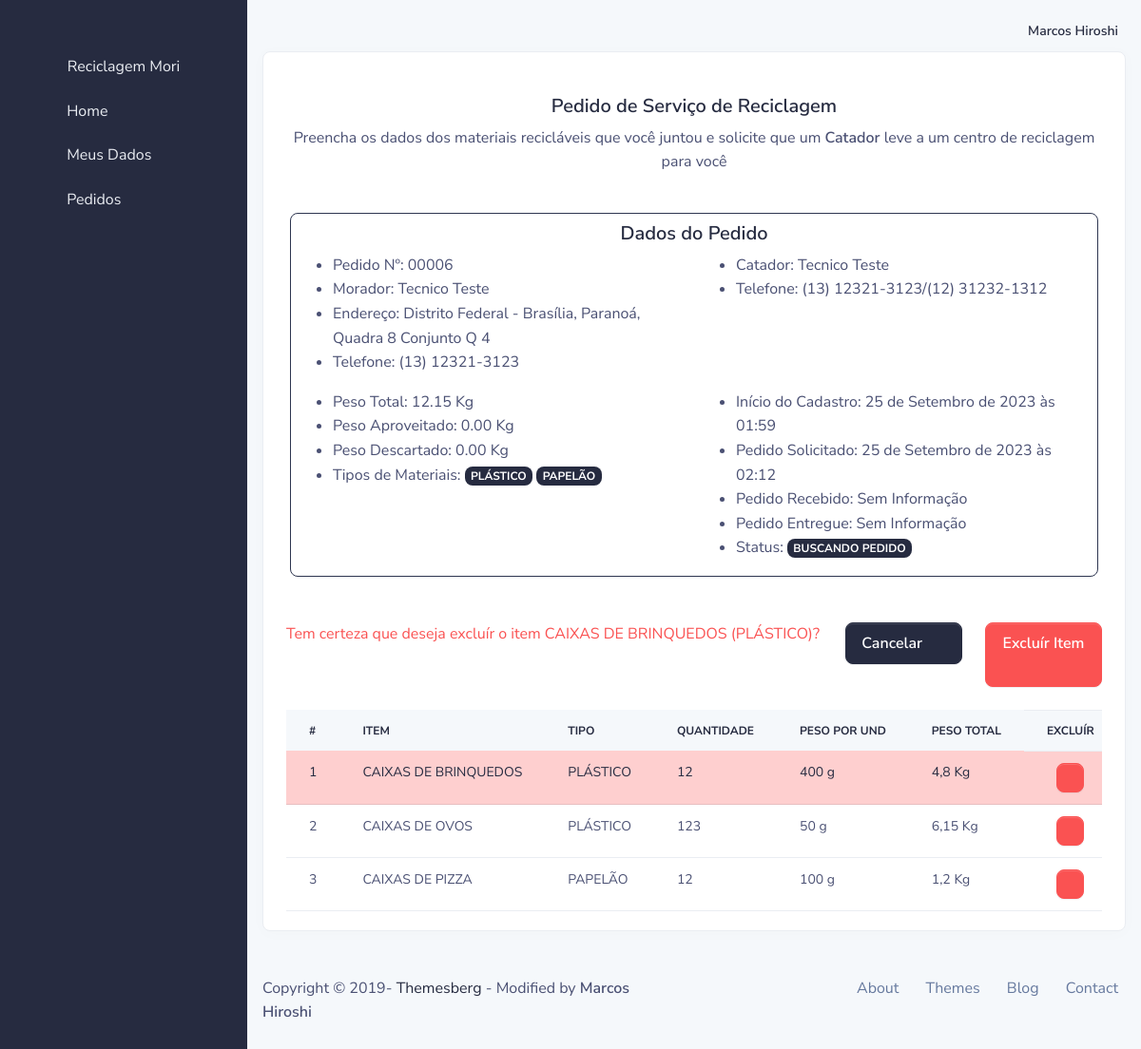
Screenshot of /morador/servico/17/item/del/ (signed in) with the database file from the repository.
### usuario/models.py (models this page shows, shortened)
class User(AbstractBaseUser, PermissionsMixin):
    email = models.EmailField(verbose_name='Email de usuário', unique=True)
    first_name = models.CharField(max_length=300, blank=True, verbose_name='Nome')
    last_name = models.CharField(max_length=300, blank=True, verbose_name='Sobrenome')
    date_joined = models.DateTimeField(_('date joined'), auto_now_add=True)
    is_active = models.BooleanField(_('active'), default=False)
    is_staff = models.BooleanField(_('staff'), default=False)
    profile_active = models.ForeignKey(Group, models.DO_NOTHING, related_name='profile_active', blank=True, null=True)
    objects = UserManager()
    USERNAME_FIELD = 'email'
    REQUIRED_FIELDS = ['first_name', 'last_name']
    class Meta:
        verbose_name = _('user')
        verbose_name_plural = _('users')
    def get_full_name(self):
        return ('%s %s' % (self.first_name, self.last_name)).strip()
    def __str__(self):
        return self.get_full_name().title()

### core/models/servico.py (models this page shows, shortened)
class OrdemServico(models.Model):
    status = models.ForeignKey(StatusServico, models.DO_NOTHING, related_name='ordem_servico_status')
    morador = models.ForeignKey(Morador, models.DO_NOTHING, related_name='ordem_servico_morador')
    catador = models.ForeignKey(Catador, models.DO_NOTHING, related_name='ordem_servico_catador', blank=True, null=True)
    data_criada = models.DateTimeField(auto_now_add=True)
    data_solicitada = models.DateTimeField(blank=True, null=True)
    data_buscada = models.DateTimeField(blank=True, null=True)
    data_entregue = models.DateTimeField(blank=True, null=True)
    def peso_total_servico(self):
        total = 0
        if hasattr(self, 'itens_ordem_servico'):
            for item in self.itens_ordem_servico.all():
                total += item.peso_total()
        return '%.2f' % total
    def peso_real(self):
        total = 0
        if hasattr(self, 'itens_ordem_servico'):
            for item in self.itens_ordem_servico.all():
                total += item.peso_total() if item.status.nome in ['ACEITO', 'ENTREGUE'] else 0
        return '%.2f' % total
    def peso_descartado(self):
        total = 0
        if hasattr(self, 'itens_ordem_servico'):
            for item in self.itens_ordem_servico.all():
                total += item.peso_total() if item.status.nome == 'NÃO ACEITO' else 0
        return '%.2f' % total
    def materiais_servico(self):
        lista = []
        if hasattr(self, 'itens_ordem_servico'):
            for item in self.itens_ordem_servico.all():
                if item.item.tipo.nome not in lista:
                    lista.append(item.item.tipo.nome)
        return lista
    def numero(self):
        return '{:0>5}'.format(self.id)

class ItemServico(models.Model):
    ordem = models.ForeignKey(OrdemServico, models.DO_NOTHING, related_name='itens_ordem_servico')
    status = models.ForeignKey(StatusItem, models.DO_NOTHING, related_name='itens_status', default=1)
    ponto_coleta = models.ForeignKey(PontoColeta, models.DO_NOTHING, related_name='itens_ponto_coleta', blank=True, null=True)
    item = models.ForeignKey(Item, models.DO_NOTHING, related_name='ordem_servico_item', verbose_name='Item para ser reciclado')
    qtd = models.PositiveIntegerField(verbose_name='Quantidade do mesmo item')
    class Meta:
        ordering = ['id']
    def peso_total(self):
        return (self.item.peso * self.qtd)/1000

class StatusItem(models.Model):
    nome = models.CharField(max_length=100)

class StatusServico(models.Model):
    nome = models.CharField(max_length=100)
    def __str__(self):
        return self.nome

### morador/models.py (models this page shows, shortened)
class Morador(models.Model):
    date_create = models.DateTimeField(auto_now_add=True)
    data_updated = models.DateTimeField(auto_now=True)
    user = models.OneToOneField(User, models.DO_NOTHING, related_name='morador_usuario')
    cpf = models.CharField(max_length=14, verbose_name='CPF')
    data_nascimento = models.DateField(verbose_name='Data de nascimento')
    genero = models.ForeignKey(Genero, models.DO_NOTHING, verbose_name='Gênero')
    telefone_1 = models.CharField(max_length=18, verbose_name='Telefone 1', help_text='(WHATSAPP)')
    telefone_2 = models.CharField(max_length=18, verbose_name='Telefone 2', null=True, blank=True)
    cep = models.CharField(max_length=9, verbose_name='CEP')
    logradouro = models.CharField(max_length=255, verbose_name='Endereço')
    complemento = models.CharField(max_length=255, verbose_name='Complemento', null=True, blank=True)
    municipio = models.ForeignKey(Municipio, models.DO_NOTHING, verbose_name='Município')
    longitude = models.DecimalField(max_length=255, max_digits=20, decimal_places=18, verbose_name='longitude', help_text='Coordenada geográfica da sua residência')
    latitude = models.DecimalField(max_length=255, max_digits=20, decimal_places=18, verbose_name='latitude', help_text='Coordenada geográfica da sua residência')
    def __str__(self):
        return self.user.get_full_name().title()
    def endereco(self):
        endereco = '%s - %s, %s %s' % (
            self.municipio.estado.nome,
            self.municipio.nome,
            self.logradouro,
            self.complemento if self.complemento else ''
        )
        return endereco.title()

### core/models/localidade.py (models this page shows, shortened)
class Municipio(models.Model):
    nome = models.CharField(verbose_name="NOME", max_length=255)
    estado = models.ForeignKey(Estado, models.DO_NOTHING, verbose_name="ESTADO")

class Estado(models.Model):
    nome = models.CharField(max_length=255, verbose_name="NOME")
    uf = models.CharField(max_length=2, verbose_name="UF")
    regiao = models.ForeignKey(Regiao, models.DO_NOTHING, verbose_name="REGIÃO")

### catador/models.py (models this page shows, shortened)
class Catador(models.Model):
    date_create = models.DateTimeField(auto_now_add=True)
    data_updated = models.DateTimeField(auto_now=True)
    user = models.OneToOneField(User, models.DO_NOTHING, related_name='catador_usuario')
    cpf = models.CharField(max_length=14, verbose_name='CPF')
    data_nascimento = models.DateField(verbose_name='Data de nascimento')
    genero = models.ForeignKey(Genero, models.DO_NOTHING, verbose_name='Gênero')
    telefone_1 = models.CharField(max_length=18, verbose_name='Telefone 1', help_text='(WHATSAPP)')
    telefone_2 = models.CharField(max_length=18, verbose_name='Telefone 2', null=True, blank=True)
    cep = models.CharField(max_length=9, verbose_name='CEP')
    logradouro = models.CharField(max_length=255, verbose_name='Endereço')
    complemento = models.CharField(max_length=255, verbose_name='Complemento', null=True, blank=True)
    municipio = models.ForeignKey(Municipio, models.DO_NOTHING, verbose_name='Município')
    longitude = models.DecimalField(max_length=255, max_digits=20, decimal_places=18, verbose_name='longitude', help_text='Coordenada geográfica da sua residência')
    latitude = models.DecimalField(max_length=255, max_digits=20, decimal_places=18, verbose_name='latitude', help_text='Coordenada geográfica da sua residência')
    def __str__(self):
        return self.user.get_full_name().title()

### core/models/item.py (models this page shows, shortened)
class Item(models.Model):
    nome = models.CharField(max_length=100, verbose_name="NOME")
    tipo = models.ForeignKey(Tipo, models.DO_NOTHING, related_name='item_tipo')
    peso = models.PositiveIntegerField()
    class Meta:
        ordering = ['nome']
    def __str__(self):
        return '%s (%s)' % (self.nome, self.tipo.nome)

class Tipo(models.Model):
    nome = models.CharField(max_length=100, verbose_name="NOME")

### morador/views.py (the view, shortened to what this page needs)
# urls.py: path('servico/<int:pk>/item/del/', MoradorServicoItemDelView.as_view(), name='morador_servico_item_del'),
class MoradorServicoItemDelView(PermissionRequiredMixin, UserPassesTestMixin, DeleteView):
    model = ItemServico
    template_name = '02_morador/servico_item_del.html'
    permission_required = 'morador.view_morador'
    def get_context_data(self, **kwargs):
        return dict(
            super().get_context_data(**kwargs),
            pedido=ItemServico.objects.filter(id=self.kwargs.get('pk')).first().ordem
        )
    def test_func(self):
        return True if self.request.user.is_authenticated and self.request.user.profile_active.name == 'MORADOR' else False

### www/templates/02_morador/servico_item_del.html (shortened to what this page needs)
{% extends '02_morador/base.html' %}
{% load static %}
{% block main %}
    <div class="row">
        <div class="col-md-12">
            <div class="card border-light shadow-sm">
                <div class="card-body">
                    <div class="row mt-4">
                        <div class="col-12 text-center">
                            <h5>Pedido de Serviço de Reciclagem</h5>
                            <p>Preencha os dados dos materiais recicláveis que você juntou e solicite que um <strong>Catador</strong> leve a um centro de reciclagem para você</p>
                        </div>
                    </div>
                    {% include '02_morador/partials/dados_pedido.html' with pedido=pedido %}
                    <form method="POST">
                        <div class="row mt-4">
                            <div class="col-md-8">
                                <p class="text-danger mb-0">Tem certeza que deseja excluír o item {{ object.item }}?</p>
                            </div>
                            <div class="col-md-2">
                                <a class="btn btn-primary btn-block float-right" href="{% url 'morador_servico_item_add' object.ordem.id %}">
                                    Cancelar
                                    <span class="fa fa-ban mr-2"></span>
                                </a>
                            </div>
                            <div class="col-md-2">
                                <button class="btn btn-danger btn-block float-right" type="submit">
                                    Excluír Item
                                    <span class="far fa-trash-alt mr-2"></span>
                                </button>
                            </div>
                        </div>
                    </form>
                    <div class="row mt-4">
                        <div class="col-12">
                            <div class="table-responsive">
                                <table class="table table-centered table-nowrap m-0 rounded">
                                    <thead class="thead-light">
                                        <tr>
                                            <th class="border-0">#</th>
                                            <th class="border-0">Item</th>
                                            <th class="border-0">Tipo</th>
                                            <th class="border-0">Quantidade</th>
                                            <th class="border-0">Peso Por Und</th>
                                            <th class="border-0">Peso Total</th>
                                            <th class="text-center">Excluír</th>
                                        </tr>
                                    </thead>
                                    <tbody>
                                        {% for item in pedido.itens_ordem_servico.all %}
                                            <tr {% if item.id == object.id %}class="table-danger"{% endif %}>
                                                <td>{{ forloop.counter }}</td>
                                                <td>{{ item.item.nome }}</td>
                                                <td>{{ item.item.tipo.nome }}</td>
                                                <td>{{ item.qtd }}</td>
                                                <td>{{ item.item.peso }} g</td>
                                                <td>{{ item.peso_total }} Kg</td>
                                                <td class="text-center">
                                                    <a href="{%  url 'morador_servico_item_del' item.id %}" type="button" class="btn btn-sm btn-danger">
                                                        <span class="fa fa-trash-alt"></span>
                                                    </a>
                                                </td>
                                            </tr>
                                        {% endfor %}
                                    </tbody>
                                </table>
                            </div>
                        </div>
                    </div>
                </div>
            </div>
        </div>
    </div>
{% endblock main %}

### www/templates/02_morador/partials/navbar_main.html (shortened to what this page needs)
{% load static %}
<nav class="navbar navbar-top navbar-expand navbar-dashboard navbar-dark pl-0 pr-2 pb-0">
    <div class="container-fluid px-0">
        <div class="d-flex justify-content-between w-100" id="navbarSupportedContent">
            <ul class="navbar-nav align-items-center">
                <li class="nav-item dropdown">
                    <a class="nav-link pt-1 px-0" href="#" role="button" data-toggle="dropdown" aria-haspopup="true"
                       aria-expanded="false">
                        <div class="media d-flex align-items-center">
                            <i class="fa fa-user" style="font-size: 18px; color: #0a0b10"></i>
                            <div class="media-body ml-2 text-dark align-items-center d-lg-block">
                                <span class="mb-0 font-small font-weight-bold">{{ user|title }}</span>
                            </div>
                        </div>
                    </a>
                </li>
            </ul>
        </div>
    </div>
</nav>

### www/templates/02_morador/partials/dados_pedido.html
<div class="row mt-4 border border-black rounded ml-1 mr-1">
    <div class="col-12">
        <h5 class="text-center mt-2">Dados do Pedido</h5>
        <div class="row">
            <div class="col">
                <ul>
                    <li>Pedido Nº: {{ pedido.numero }}</li>
                    <li>Morador: {{ pedido.morador }}</li>
                    <li>Endereço: {{ pedido.morador.endereco }}</li>
                    <li>Telefone: {{ pedido.morador.telefone_1 }}{% if pedido.morador.telefone_2 %}/{{ pedido.morador.telefone_2 }}{% endif %}</li>
                </ul>
            </div>
            <div class="col">
                <ul>
                    <li>Catador: {{ pedido.catador|default_if_none:'Sem Informação' }}</li>
                    <li>Telefone: {{ pedido.catador.telefone_1|default:'Sem Informação' }}{% if pedido.catador.telefone_2 %}/{{ pedido.catador.telefone_2 }}{% endif %}</li>
                </ul>
            </div>
        </div>
        <div class="row">
            <div class="col">
                <ul>
                    <li>Peso Total: {{ pedido.peso_total_servico }} Kg</li>
                    <li>Peso Aproveitado: {{ pedido.peso_real }} Kg</li>
                    <li>Peso Descartado: {{ pedido.peso_descartado }} Kg</li>
                    <li>Tipos de Materiais: {% for tipo in pedido.materiais_servico %}<span class="badge badge-md bg-primary">{{ tipo }}</span> {% empty %} SEM INFORMAÇÃO {% endfor %}</li>
                </ul>
            </div>
            <div class="col">
                <ul>
                    <li>Início do Cadastro: {{ pedido.data_criada }}</li>
                    <li>Pedido Solicitado: {{ pedido.data_solicitada|default_if_none:'Sem Informação' }}</li>
                    <li>Pedido Recebido: {{ pedido.data_buscada|default_if_none:'Sem Informação' }}</li>
                    <li>Pedido Entregue: {{ pedido.data_entregue|default_if_none:'Sem Informação' }}</li>
                    <li>Status: <span class="badge badge-md bg-primary">{{ pedido.status }}</span></li>
                </ul>
            </div>
        </div>
    </div>
</div>

### rows the page displays
User: first_name+last_name "Marcos Hiroshi"
OrdemServico: numero "00006", morador "Tecnico Teste", morador.endereco "Distrito Federal - Brasília, Paranoá, Quadra 8 Conjunto Q 4", morador.telefone_1 "(13) 12321-3123", catador "Tecnico Teste", catador.telefone_1 "(13) 12321-3123", catador.telefone_2 "(12) 31232-1312", peso_total_servico "12.15", peso_real "0.00", peso_descartado "0.00", data_criada "25 de Setembro de 2023 às 01:59", data_solicitada "25 de Setembro de 2023 às 02:12", data_buscada "Sem Informação", data_entregue "Sem Informação", status "BUSCANDO PEDIDO"
Tipo: materiais_servico "PLÁSTICO"
Tipo: materiais_servico "PAPELÃO"
ItemServico: item "CAIXAS DE BRINQUEDOS (PLÁSTICO)", item.nome "CAIXAS DE BRINQUEDOS", item.tipo.nome "PLÁSTICO", qtd "12", item.peso "400", peso_total "4,8"
ItemServico: item.nome "CAIXAS DE OVOS", item.tipo.nome "PLÁSTICO", qtd "123", item.peso "50", peso_total "6,15"
ItemServico: item.nome "CAIXAS DE PIZZA", item.tipo.nome "PAPELÃO", qtd "12", item.peso "100", peso_total "1,2"
